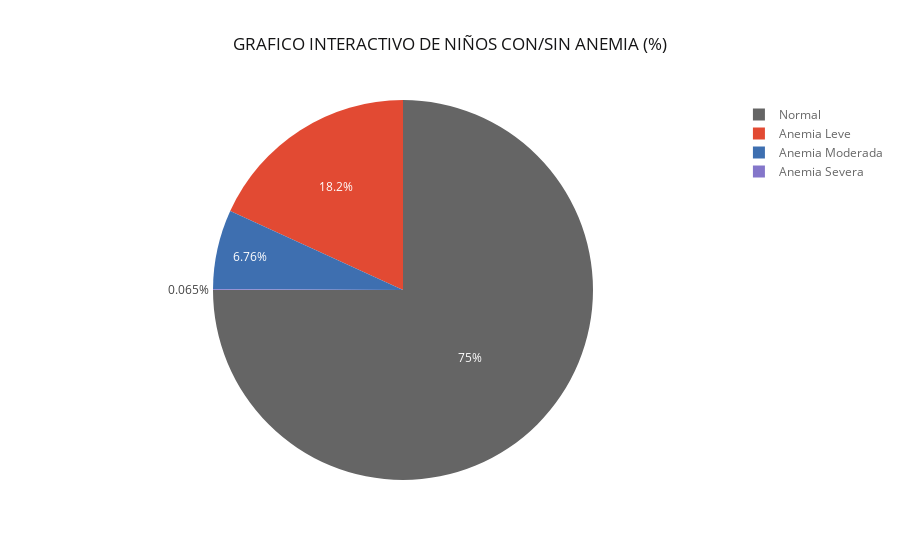

The notebook cell saved with this chart:
### Code cell
# plotting
fd.iplot(kind='pie', labels='Dx_Anemia',
                         values='Cantidad_Niños',
                         title='GRAFICO INTERACTIVO DE NIÑOS CON/SIN ANEMIA (%)')

### Figure 1 — Plotly figure (JSON) as saved in the notebook; plotly's stock layout.template omitted (floating-point values rounded to 4 significant figures)
{"data": [{"labels": ["Anemia Leve", "Anemia Moderada", "Anemia Severa", "Normal"], "marker": {"colors": ["rgba(226, 74, 51, 1.0)", "rgba(62, 111, 176, 1.0)", "rgba(132, 118, 202, 1.0)", "rgba(101, 101, 101, 1.0)"]}, "name": "", "type": "pie", "values": [25143, 9351, 90, 103785]}], "layout": {"legend": {"bgcolor": "#FFFFFF", "font": {"color": "#666666"}}, "paper_bgcolor": "#FFFFFF", "plot_bgcolor": "#E5E5E5", "title": "GRAFICO INTERACTIVO DE NIÑOS CON/SIN ANEMIA (%)", "titlefont": {"color": "#151516"}}}
